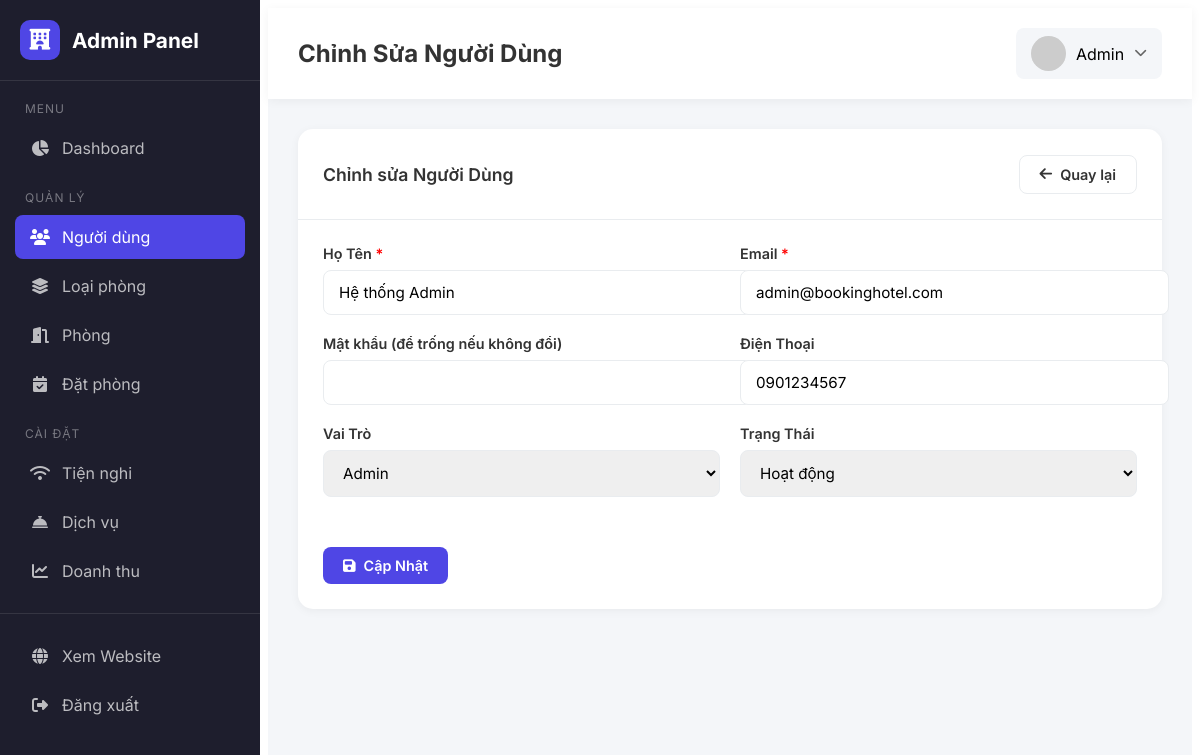
Page /public/admin/users/1/edit (signed in) on the committed database.
### tables this page shows
CREATE TABLE `users` (
  `id` int(11) NOT NULL,
  `role_id` int(11) NOT NULL,
  `full_name` varchar(100) DEFAULT NULL,
  `email` varchar(100) NOT NULL,
  `password` varchar(255) NOT NULL,
  `phone` varchar(20) DEFAULT NULL,
  `status` tinyint(4) DEFAULT 1,
  `created_at` datetime DEFAULT current_timestamp()
);

CREATE TABLE `roles` (
  `id` int(11) NOT NULL,
  `name` varchar(50) NOT NULL
);

### App/Controllers/Admin/UserController.php (called while the page is built, shortened)
<?php
class UserController extends Controller
{
    private User $userModel;
    private Role $roleModel;
    public function __construct()
    {
        $this->userModel = new User();
        $this->roleModel = new Role();
    }
    public function edit(int $id): void
    {
        $user = $this->userModel->findById($id);
        $roles = $this->roleModel->getAll();
        $this->render('Admin/users/form', [
            'title' => 'Sửa người dùng - Admin',
            'pageTitle' => 'Chỉnh Sửa Người Dùng',
            'currentPage' => 'users',
            'roles' => $roles,
            'user' => $user,
        ]);
    }
}

### Public/index.php (called while the page is built, shortened)
<?php
require __DIR__ . '/bootstrap.php';
Router::dispatch();

### Public/bootstrap.php (called while the page is built, shortened)
<?php
spl_autoload_register(function (string $class): void {
    $prefix = 'App\\';
    $baseDir = BASE_PATH . DIRECTORY_SEPARATOR . 'App' . DIRECTORY_SEPARATOR;
    $len = strlen($prefix);
    $relativeClass = substr($class, $len);
    $file = $baseDir . str_replace('\\', DIRECTORY_SEPARATOR, $relativeClass) . '.php';
});
require BASE_PATH . DIRECTORY_SEPARATOR . 'App' . DIRECTORY_SEPARATOR . 'Core' . DIRECTORY_SEPARATOR . 'Help.php';

### App/Core/Database.php (called while the page is built, shortened)
<?php
class Database
{
    private static ?Database $instance = null;
    private ?PDO $pdo = null;
    private array $config;
    private function __construct()
    {
        $configPath = dirname(__DIR__, 2) . DIRECTORY_SEPARATOR . 'Config' . DIRECTORY_SEPARATOR . 'database.php';
        $this->config = require $configPath;
    }
    public static function getInstance(): self
    {
        if (self::$instance === null) {
            self::$instance = new self();
        }
        return self::$instance;
    }
    private function connect(): void
    {
        $dsn = sprintf(
            'mysql:host=%s;port=%d;dbname=%s;charset=%s',
            $this->config['host'],
            $this->config['port'] ?? 3306,
            $this->config['dbname'],
            $this->config['charset'] ?? 'utf8mb4'
        );
        try {
            $this->pdo = new PDO(
                $dsn,
                $this->config['username'],
                $this->config['password'],
                $this->config['options'] ?? []
            );
        } catch (PDOException $e) {
            throw new PDOException(
                'Kết nối database thất bại: ' . $e->getMessage(),
                (int) $e->getCode()
            );
        }
    }
    public function getConnection(): PDO
    {
        return $this->pdo;
    }
}

### Config/database.php (called while the page is built)
<?php
return [
    'host'     => 'localhost',
    'port'     => 3306,
    'dbname'   => 'booking_hotel',
    'username' => 'root',
    'password' => '',
    'charset'  => 'utf8mb4',
    'options'  => [
        PDO::ATTR_ERRMODE            => PDO::ERRMODE_EXCEPTION,
        PDO::ATTR_DEFAULT_FETCH_MODE => PDO::FETCH_ASSOC,
        PDO::ATTR_EMULATE_PREPARES   => false,
    ],
];

### App/Core/Model.php (called while the page is built, shortened)
<?php
abstract class Model
{
    protected PDO $pdo;
    protected string $table = '';
    protected string $primaryKey = 'id';
    public function __construct()
    {
        $this->pdo = Database::getInstance()->getConnection();
    }
    public function getAll(): array
    {
        $sql = "SELECT * FROM `{$this->table}`";
        $stmt = $this->pdo->query($sql);
        return $stmt->fetchAll(PDO::FETCH_ASSOC) ?: [];
    }
    public function findById($id): ?array
    {
        $sql = "SELECT * FROM `{$this->table}` WHERE `{$this->primaryKey}` = ? LIMIT 1";
        $stmt = $this->pdo->prepare($sql);
        $stmt->execute([$id]);
        $row = $stmt->fetch(PDO::FETCH_ASSOC);
        return $row ?: null;
    }
}

### App/Core/Help.php (called while the page is built, shortened)
<?php
function url(string $path = ''): string
{
    $baseUrl = defined('APP_URL') ? rtrim(APP_URL, '/') : '/doan/public';
    return $baseUrl . '/' . ltrim($path, '/');
}

### App/Views/Admin/users/form.php (the view, shortened to what this page needs)
<div class="admin-card">
    <div class="admin-card-header">
        <h2 class="admin-card-title">
            <?= $user ? 'Chỉnh sửa' : 'Thêm mới' ?> Người Dùng
        </h2>
        <a href="<?= \App\Core\url('/admin/users') ?>" class="admin-btn admin-btn-outline">
            <i class="fa-solid fa-arrow-left"></i> Quay lại
        </a>
    </div>
    <div class="admin-card-body">
        <form action="<?= \App\Core\url($user ? '/admin/users/' . $user['id'] . '/update' : '/admin/users/store') ?>" method="POST">
            <div class="admin-form-row">
                <div class="admin-form-group">
                    <label>Họ Tên <span style="color: red;">*</span></label>
                    <input type="text" name="full_name" class="admin-form-control"
                        value="<?= htmlspecialchars($user['full_name'] ?? '') ?>" required>
                </div>
                <div class="admin-form-group">
                    <label>Email <span style="color: red;">*</span></label>
                    <input type="email" name="email" class="admin-form-control"
                        value="<?= htmlspecialchars($user['email'] ?? '') ?>" required>
                </div>
            </div>
            <div class="admin-form-row">
                <div class="admin-form-group">
                    <label>Mật khẩu
                        <?= $user ? '(để trống nếu không đổi)' : '<span style="color: red;">*</span>' ?>
                    </label>
                    <input type="password" name="password" class="admin-form-control" <?= !$user ? 'required' : '' ?>>
                </div>
                <div class="admin-form-group">
                    <label>Điện Thoại</label>
                    <input type="text" name="phone" class="admin-form-control"
                        value="<?= htmlspecialchars($user['phone'] ?? '') ?>">
                </div>
            </div>
            <div class="admin-form-row">
                <div class="admin-form-group">
                    <label>Vai Trò</label>
                    <select name="role_id" class="admin-form-control">
                        <?php foreach ($roles as $role): ?>
                            <option value="<?= $role['id'] ?>" <?= ($user['role_id'] ?? '') == $role['id'] ? 'selected' : '' ?>>
                                <?= htmlspecialchars($role['name']) ?>
                            </option>
                        <?php endforeach; ?>
                    </select>
                </div>
                <div class="admin-form-group">
                    <label>Trạng Thái</label>
                    <select name="status" class="admin-form-control">
                        <option value="active" <?= ($user['status'] ?? 'active') === 'active' ? 'selected' : '' ?>>Hoạt
                            động</option>
                    </select>
                </div>
            </div>
            <div style="margin-top: 30px;">
                <button type="submit" class="admin-btn admin-btn-primary">
                    <i class="fa-solid fa-save"></i>
                    <?= $user ? 'Cập Nhật' : 'Thêm Mới' ?>
                </button>
            </div>
        </form>
    </div>
</div>

### App/Core/Router.php (shortened to what this page needs)
<?php
class Router
{
    private static array $routes = [];
    private static ?string $basePath = null;
    private static function addRoute(string $method, string $path, string $controller, string $action, $middlewares = []): void
    {
        $middlewares = is_array($middlewares) ? $middlewares : [$middlewares];
        self::$routes[] = [
            'method' => strtoupper($method),
            'path' => self::normalizePath($path),
            'controller' => $controller,
            'action' => $action,
            'middlewares' => array_filter($middlewares),
        ];
    }
    private static function normalizePath(string $path): string
    {
        $path = trim($path, '/');
        return $path === '' ? '/' : '/' . $path;
    }
    public static function dispatch(): void
    {
        $method = $_SERVER['REQUEST_METHOD'] ?? 'GET';
        $uri = self::getCurrentUri();
        foreach (self::$routes as $route) {
            if ($route['method'] !== $method) {
                continue;
            }
            $params = [];
            if (self::matchRoute($route['path'], $uri, $params)) {
                $controllerClass = $route['controller'];
                $action = $route['action'];
                $middlewares = $route['middlewares'] ?? [];
                $runController = function () use ($controllerClass, $action, $params) {
                    if (!class_exists($controllerClass)) {
                        self::handleError(404, "Controller not found: {$controllerClass}");
                        return;
                    }
                    $controller = new $controllerClass();
                    if (!method_exists($controller, $action)) {
                        self::handleError(404, "Method not found: {$controllerClass}::{$action}()");
                        return;
                    }
                    call_user_func_array([$controller, $action], $params);
                };
                $next = $runController;
                foreach (array_reverse($middlewares) as $middlewareClass) {
                    $current = $next;
                    $next = function () use ($middlewareClass, $current) {
                        $m = new $middlewareClass();
                        $m->handle($current);
                    };
                }
                $next();
                return;
            }
        }
    }
    private static function matchRoute(string $pattern, string $uri, array &$params = []): bool
    {
        $patternParts = explode('/', trim($pattern, '/'));
        $uriParts = explode('/', trim($uri, '/'));
        if (count($patternParts) !== count($uriParts)) {
            return false;
        }
        return true;
    }
    private static function getCurrentUri(): string
    {
        $uri = $_SERVER['REQUEST_URI'] ?? '/';
        $uri = parse_url($uri, PHP_URL_PATH);
        $basePath = self::getBasePath();
        if ($basePath && strpos($uri, $basePath) === 0) {
            $uri = substr($uri, strlen($basePath));
        }
        return self::normalizePath($uri);
    }
    private static function getBasePath(): string
    {
        if (self::$basePath !== null) {
            return self::$basePath;
        }
        $scriptName = $_SERVER['SCRIPT_NAME'] ?? '';
        $scriptDir = dirname($scriptName);
        self::$basePath = $scriptDir === '/' ? '' : $scriptDir;
        return self::$basePath;
    }
    public static function setBasePath(string $path): void
    {
        self::$basePath = rtrim($path, '/');
    }
}

### Public/assets/css/admin.css (style rules this page uses)
:root { --admin-primary: #4f46e5; --admin-primary-dark: #4338ca; --admin-sidebar-bg: #1e1e2d; --admin-sidebar-hover: #2a2a3d; --admin-header-bg: #fff; --admin-body-bg: #f4f6f9; --admin-card-bg: #fff; --admin-text: #333; --admin-text-light: #6c757d; --admin-border: #e9ecef; --admin-success: #10b981; --admin-warning: #f59e0b; --admin-danger: #ef4444; --admin-info: #3b82f6; --admin-font: 'Inter', -apple-system, BlinkMacSystemFont, 'Segoe UI', Roboto, sans-serif; }
.admin-wrapper *:not(i):not([class*="fa-"]) { font-family: inherit; }
.admin-card { background: var(--admin-card-bg); border-radius: 15px; box-shadow: 0 2px 10px rgba(0, 0, 0, 0.05); margin-bottom: 25px; }
.admin-card-header { padding: 20px 25px; border-bottom: 1px solid var(--admin-border); display: flex; align-items: center; justify-content: space-between; }
.admin-card-title { font-size: 1.1rem; font-weight: 600; color: var(--admin-text); }
.admin-card-body { padding: 25px; }
.admin-btn { display: inline-flex; align-items: center; gap: 8px; padding: 10px 20px; border-radius: 8px; font-weight: 600; font-size: 0.9rem; cursor: pointer; border: none; transition: all 0.2s ease; text-decoration: none; }
.admin-btn-primary { background: var(--admin-primary); color: #fff; }
.admin-btn-outline { background: transparent; border: 1px solid var(--admin-border); color: var(--admin-text); }
.admin-form-group { margin-bottom: 20px; }
.admin-form-group label { display: block; margin-bottom: 8px; font-weight: 600; color: var(--admin-text); font-size: 0.9rem; }
.admin-form-control { width: 100%; padding: 12px 15px; border: 1px solid var(--admin-border); border-radius: 8px; font-size: 0.95rem; transition: all 0.2s ease; font-family: inherit; }
.admin-form-row { display: grid; grid-template-columns: repeat(2, 1fr); gap: 20px; }

### rows in the picture
users: full_name "Hệ thống Admin", email "admin@bookinghotel.com", phone "0901234567", role_id "Admin"
